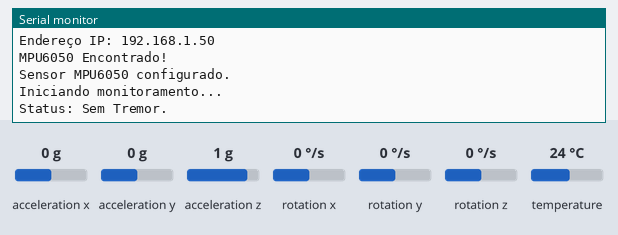
This sketch was run on a simulated ESP32. On the bench: the last lines printed to the serial monitor. The inputs (shaded band) are chosen by the test bench; at power-on: acceleration y 0 g, acceleration x 0 g, acceleration z 1 g, rotation x 0 °/s, rotation y 0 °/s, rotation z 0 °/s, temperature 24 °C. WiFi joins after 1.5 s; servers stay silent unless stated; uploads are accepted with an empty reply.

Above: at 2.7 s.
2.8 s: acceleration y set to 0.8 g
At 4.2 s:
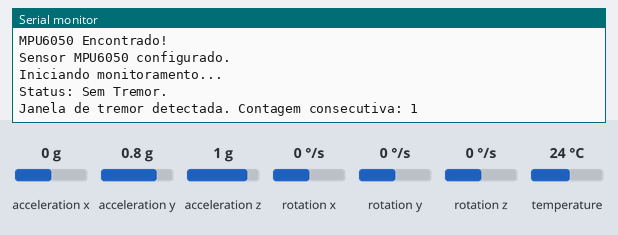
5.8 s: acceleration y set to -1.4 g
At 6.86 s:
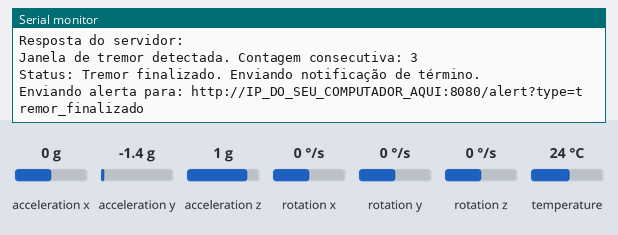

Measured:
- after the input at 2.8 s, the serial monitor: prints a new line after 0.70 s (image 1)
- after the input at 5.8 s, the serial monitor: prints a new line after 0.91 s (image 2)

The sketch:

esp32_seismic_detector_wifi.ino
```cpp
#include <Adafruit_MPU6050.h>
#include <Adafruit_Sensor.h>
#include <Wire.h>
#include <math.h>
#include <WiFi.h>
#include <HTTPClient.h>

// =================================================================
// --- CONFIGURAÇÕES DO USUÁRIO ---
// =================================================================
// Insira as credenciais da sua rede Wi-Fi
const char* WIFI_SSID = "SEU_NOME_DE_REDE_AQUI";
const char* WIFI_PASSWORD = "SUA_SENHA_DE_REDE_AQUI";

// Endereço IP do computador executando o alert_server.py
// Exemplo: "192.168.1.10"
const char* SERVER_IP = "IP_DO_SEU_COMPUTADOR_AQUI";
const int SERVER_PORT = 8080; // Deve ser a mesma porta do servidor Python

// Lógica de Confirmação de Alerta
// Quantas janelas consecutivas de "tremor" são necessárias para disparar um alerta.
// Com janela de 1s, um valor de 2 significa que o tremor deve ser detectado por 2s.
const int MIN_CONSECUTIVE_WINDOWS_FOR_ALERT = 2;
// =================================================================


// --- Configurações do Sensor MPU6050 ---
Adafruit_MPU6050 mpu;

// --- Parâmetros de Janelamento ---
const int WINDOW_SIZE = 50;
const int SAMPLING_FREQUENCY_HZ = 50;
const int DELAY_MS = 1000 / SAMPLING_FREQUENCY_HZ;

// --- Buffers de Dados ---
float accel_x_window[WINDOW_SIZE];
float accel_y_window[WINDOW_SIZE];
float accel_z_window[WINDOW_SIZE];
float svm_window[WINDOW_SIZE];
int sample_count = 0;

// --- Variáveis para Lógica de Confirmação de Tremor ---
int consecutive_tremor_windows = 0;
bool alert_active = false; // True se um alerta de tremor está ativo

// --- Parâmetros do Modelo e Scaler ---
const int NUM_FEATURES = 32;
const float scaler_means[NUM_FEATURES] = {10.21886541f, 2.28296651f, 10.20023889f, 5.22562478f, 18.98728822f, 13.76166343f, 5740.88572806f, 10.23268411f, 0.29410218f, 0.93116674f, 1.66920908f, -1.65741119f, 3.62482139f, 5.28223258f, 89.91796834f, 0.71845937f, -2.25340990f, 1.24075164f, 2.92679911f, -6.87506484f, 0.91182524f, 7.78689007f, 404.03677510f, 2.41622221f, 10.64256298f, 2.36730343f, 11.20050337f, 6.55009465f, 20.43635561f, 13.88626096f, 6234.84047149f, 10.64256298f};
const float scaler_scales[NUM_FEATURES] = {0.43848090f, 2.23345087f, 13.37981538f, 4.70485023f, 9.60728868f, 13.52942530f, 904.70063484f, 0.43511866f, 0.20652894f, 0.89562134f, 2.23530918f, 1.66032869f, 3.86593248f, 5.19538032f, 119.17124595f, 0.49746271f, 0.27582642f, 1.17785164f, 3.80559178f, 5.26900775f, 3.13734484f, 7.75847094f, 212.97004625f, 0.27281179f, 0.48182907f, 2.36566647f, 15.45066859f, 3.43805079f, 11.08204307f, 13.91323103f, 1188.02728350f, 0.48182907f};
const float model_weights[NUM_FEATURES] = {-0.17020935f, 0.40698866f, -0.42459450f, -0.40391110f, 0.18315703f, 0.27052026f, -0.40369008f, -0.20178912f, 0.92826360f, 0.78638197f, -0.29678722f, -1.30105247f, -0.34587637f, 0.15841767f, -0.25434514f, 1.32539134f, -0.85999799f, 0.90731663f, -0.27166656f, 0.17569524f, 0.98940135f, 0.28077100f, -0.00613811f, 0.43735945f, -0.03930666f, 0.31498672f, -0.47548902f, -0.76731637f, 0.02387615f, 0.20862653f, -0.33402982f, -0.03930666f};
const float model_bias = 1.67400376f;

float features[NUM_FEATURES];

// --- Funções de Extração de Features (idênticas à versão serial) ---
float calculate_mean(float arr[], int size) { if (size == 0) return 0; float sum = 0; for (int i = 0; i < size; i++) sum += arr[i]; return sum / size; }
float calculate_std(float arr[], int size, float mean) { if (size == 0) return 0; float sum_sq_diff = 0; for (int i = 0; i < size; i++) sum_sq_diff += powf(arr[i] - mean, 2); return sqrtf(sum_sq_diff / size); }
float calculate_min(float arr[], int size) { if (size == 0) return 0; float min_val = arr[0]; for (int i = 1; i < size; i++) if (arr[i] < min_val) min_val = arr[i]; return min_val; }
float calculate_max(float arr[], int size) { if (size == 0) return 0; float max_val = arr[0]; for (int i = 1; i < size; i++) if (arr[i] > max_val) max_val = arr[i]; return max_val; }
float calculate_energy(float arr[], int size) { float sum_sq = 0; for (int i = 0; i < size; i++) sum_sq += powf(arr[i], 2); return sum_sq; }
float calculate_mav(float arr[], int size) { if (size == 0) return 0; float sum_abs = 0; for (int i = 0; i < size; i++) sum_abs += fabsf(arr[i]); return sum_abs / size; }

void extract_features_from_window() {
    for (int i = 0; i < WINDOW_SIZE; i++) { svm_window[i] = sqrtf(powf(accel_x_window[i], 2) + powf(accel_y_window[i], 2) + powf(accel_z_window[i], 2)); }
    float* data_streams[] = {accel_x_window, accel_y_window, accel_z_window, svm_window};
    int feature_idx = 0;
    for (int stream_idx = 0; stream_idx < 4; ++stream_idx) {
        float* current_stream = data_streams[stream_idx];
        float mean_val = calculate_mean(current_stream, WINDOW_SIZE);
        features[feature_idx++] = mean_val;
        features[feature_idx++] = calculate_std(current_stream, WINDOW_SIZE, mean_val);
        features[feature_idx++] = powf(features[feature_idx - 1], 2);
        features[feature_idx++] = calculate_min(current_stream, WINDOW_SIZE);
        features[feature_idx++] = calculate_max(current_stream, WINDOW_SIZE);
        features[feature_idx++] = features[feature_idx - 1] - features[feature_idx - 2];
        features[feature_idx++] = calculate_energy(current_stream, WINDOW_SIZE);
        features[feature_idx++] = calculate_mav(current_stream, WINDOW_SIZE);
    }
}

// --- Função de Escalonamento e Predição ---
void scale_current_features() {
    for (int i = 0; i < NUM_FEATURES; i++) {
        if (scaler_scales[i] != 0) features[i] = (features[i] - scaler_means[i]) / scaler_scales[i];
        else features[i] = (features[i] - scaler_means[i]);
    }
}

int perform_prediction() {
    float raw_prediction = 0.0f;
    for (int i = 0; i < NUM_FEATURES; i++) { raw_prediction += model_weights[i] * features[i]; }
    raw_prediction += model_bias;
    float probability = 1.0f / (1.0f + expf(-raw_prediction));
    return (probability > 0.9) ? 1 : 0;
}

// --- Funções de Rede ---
void connect_to_wifi() {
    Serial.print("\nConectando a ");
    Serial.println(WIFI_SSID);
    WiFi.begin(WIFI_SSID, WIFI_PASSWORD);

    int retries = 0;
    while (WiFi.status() != WL_CONNECTED) {
        delay(500);
        Serial.print(".");
        if (++retries > 20) {
            Serial.println("\nFalha ao conectar ao Wi-Fi. Reiniciando em 10 segundos...");
            delay(10000);
            ESP.restart();
        }
    }

    Serial.println("\nWi-Fi conectado!");
    Serial.print("Endereço IP: ");
    Serial.println(WiFi.localIP());
}

void sendHttpAlert(String alertType) {
    if (WiFi.status() == WL_CONNECTED) {
        HTTPClient http;
        String server_url = "http://" + String(SERVER_IP) + ":" + String(SERVER_PORT) + "/alert?type=" + alertType;

        Serial.print("Enviando alerta para: ");
        Serial.println(server_url);

        http.begin(server_url);
        int http_code = http.GET();

        if (http_code > 0) {
            String payload = http.getString();
            Serial.print("Código de resposta HTTP: ");
            Serial.println(http_code);
            Serial.print("Resposta do servidor: ");
            Serial.println(payload);
        } else {
            Serial.print("Falha no envio do alerta, erro: ");
            Serial.println(http.errorToString(http_code).c_str());
        }
        http.end();
    } else {
        Serial.println("Wi-Fi desconectado. Não é possível enviar alerta.");
    }
}

// --- Setup ---
void setup(void) {
    Serial.begin(115200);
    while (!Serial && millis() < 2000) delay(10);

    Serial.println("\nIniciando Detector de Tremores Sísmicos (Versão Wi-Fi)");

    connect_to_wifi();

    if (!mpu.begin()) {
        Serial.println("Falha ao encontrar o chip MPU6050. Verifique a conexão.");
        while (1) { delay(10); }
    }
    Serial.println("MPU6050 Encontrado!");

    mpu.setAccelerometerRange(MPU6050_RANGE_8_G);
    mpu.setGyroRange(MPU6050_RANGE_500_DEG);
    mpu.setFilterBandwidth(MPU6050_BAND_21_HZ);
    Serial.println("Sensor MPU6050 configurado.");
    Serial.println("Iniciando monitoramento...");
}

// --- Loop Principal ---
void loop() {
    sensors_event_t a, g, temp;
    static unsigned long last_sample_millis = 0;

    if (millis() - last_sample_millis >= DELAY_MS) {
        last_sample_millis = millis();
        mpu.getEvent(&a, &g, &temp);

        accel_x_window[sample_count] = a.acceleration.x;
        accel_y_window[sample_count] = a.acceleration.y;
        accel_z_window[sample_count] = a.acceleration.z;
        sample_count++;

        if (sample_count == WINDOW_SIZE) {
            extract_features_from_window();
            scale_current_features();
            int prediction = perform_prediction();

            if (prediction == 1) { // Tremor detectado nesta janela
                consecutive_tremor_windows++;
                Serial.printf("Janela de tremor detectada. Contagem consecutiva: %d\n", consecutive_tremor_windows);

                if (consecutive_tremor_windows >= MIN_CONSECUTIVE_WINDOWS_FOR_ALERT && !alert_active) {
                    Serial.println("ALERTA CONFIRMADO! Enviando notificação...");
                    sendHttpAlert("tremor_confirmado");
                    alert_active = true;
                }
            } else { // Não tremor detectado
                if (alert_active) {
                    Serial.println("Status: Tremor finalizado. Enviando notificação de término.");
                    sendHttpAlert("tremor_finalizado");
                }
                Serial.println("Status: Sem Tremor.");
                consecutive_tremor_windows = 0;
                alert_active = false;
            }
            sample_count = 0;
        }
    }
} 
```
